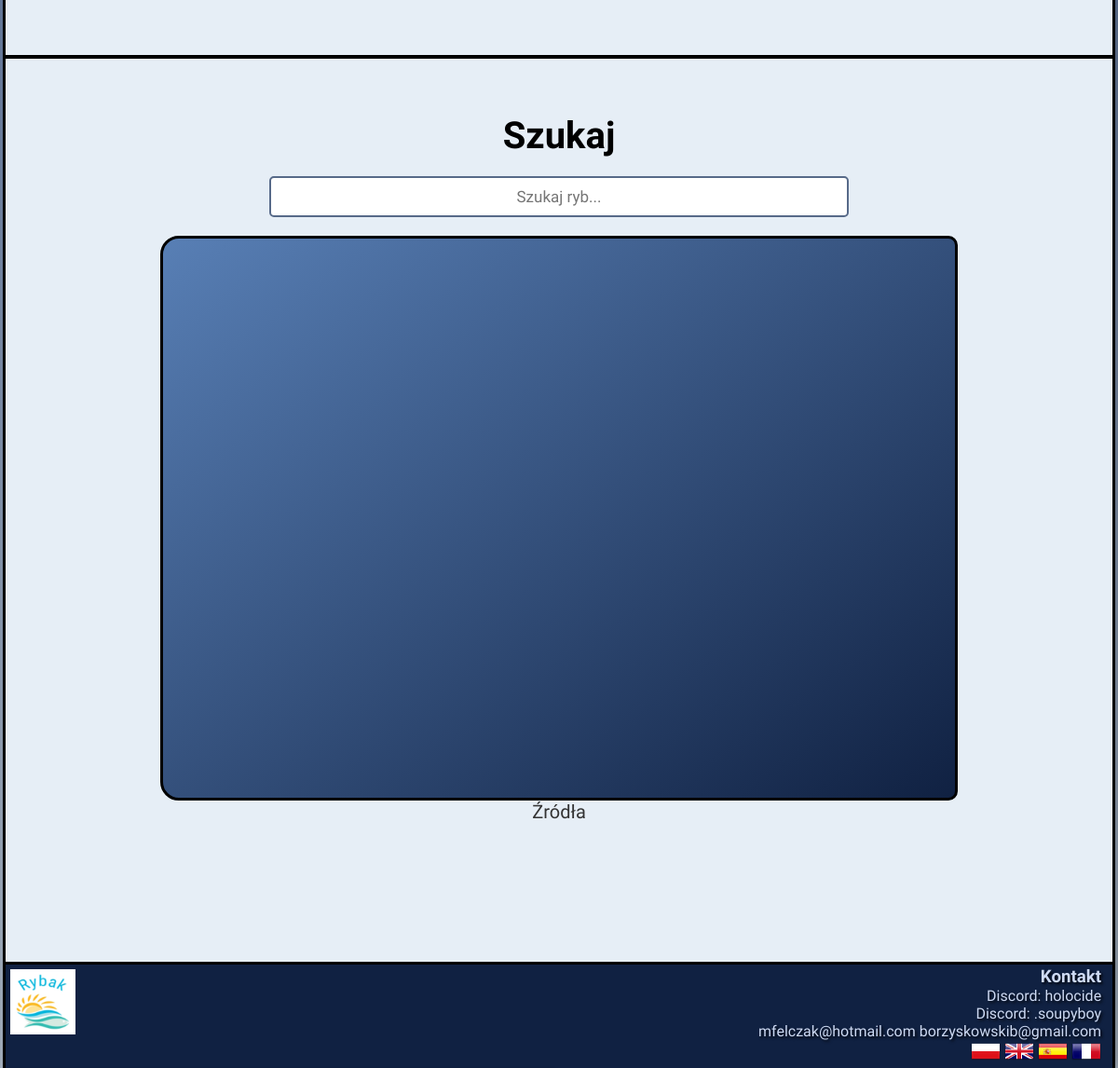
Page /index.php (lower part) on the earlier database version.
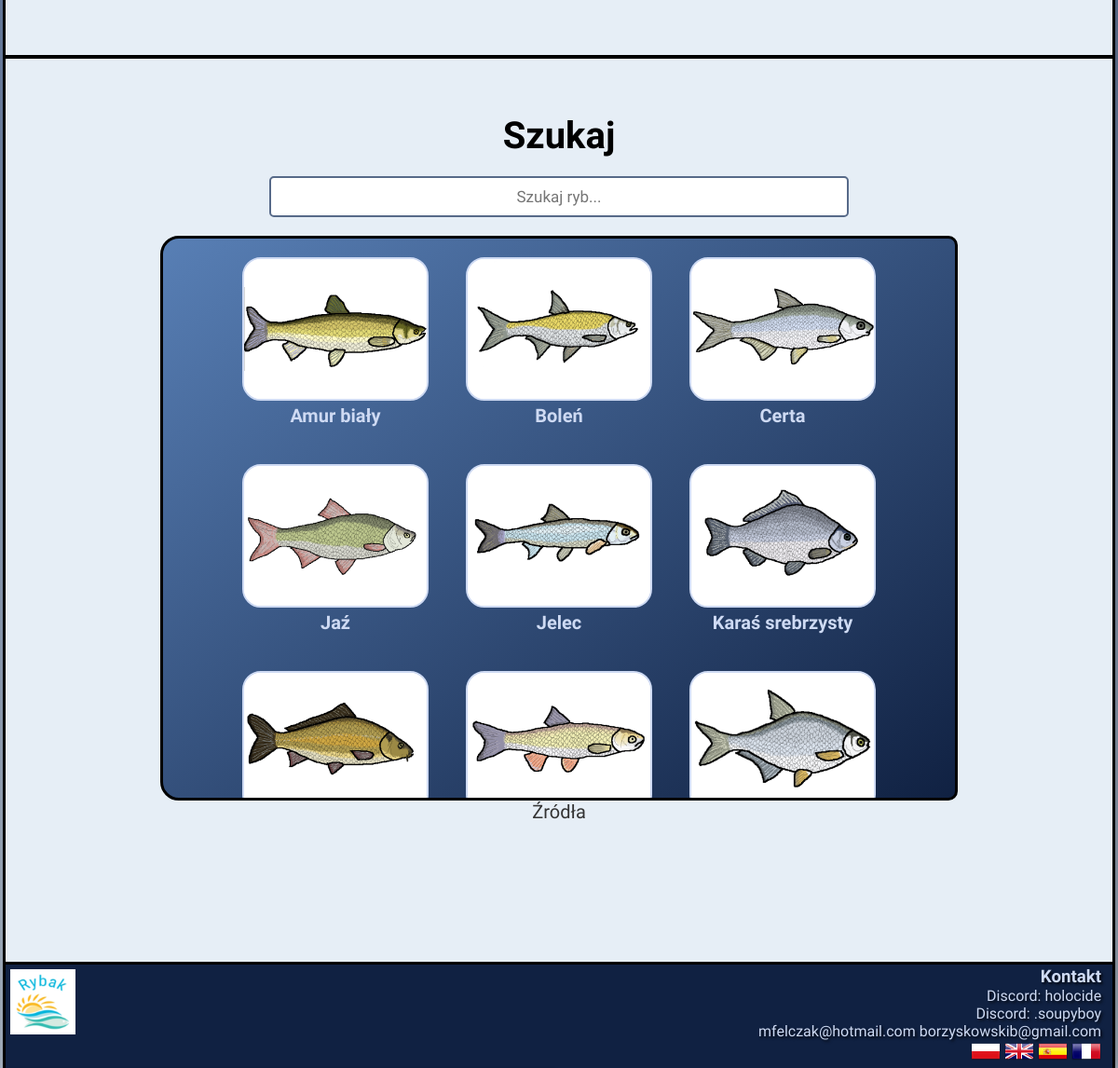
Same page on the later database version.
### tables this page shows
CREATE TABLE `fish` (
  `fishID` smallint(6) NOT NULL,
  `nameLatin` varchar(50) NOT NULL,
  `nameEng` varchar(50) NOT NULL,
  `img` varchar(50) NOT NULL,
  `maxLength` float NOT NULL,
  `maxWeight` float NOT NULL,
  `recordWeight` float DEFAULT NULL,
  `protect` smallint(6) DEFAULT NULL,
  `protectPoss` mediumint(9) DEFAULT NULL,
  `appearImg` varchar(500) NOT NULL,
  `additionalPixels` smallint(6) NOT NULL DEFAULT 0,
  `width` smallint(6) NOT NULL,
  `margin` smallint(6) NOT NULL
);

CREATE TABLE `fishdesc_pl` (
  `fishID` smallint(6) NOT NULL,
  `name` varchar(50) NOT NULL,
  `desc` varchar(2000) NOT NULL,
  `chara` varchar(2000) NOT NULL,
  `reprod` varchar(2000) NOT NULL,
  `appear` varchar(2000) NOT NULL
);

### languages.php (called while the page is built, shortened)
<?php $languages = [
    'pl' => [
      'name' => 'Polish',
      'flag' => $baseUrl.'/images/flag-pl.png'
    ],
    'en' => [
        'name' => 'English',
        'flag' => $baseUrl.'/images/flag-en.png'
    ],
    'es' => [
        'name' => 'Spanish',
        'flag' => $baseUrl.'/images//flag-es.png'
    ],
    'fr' => [
        'name' => 'French',
        'flag' => $baseUrl.'/images//flag-fr.png'
    ]
];
$selectedLanguage = $_SESSION['language'] ?? 'pl';
function translate($key) {
  global $selectedLanguage, $translations;
  if (isset($translations[$selectedLanguage][$key])) {
      return $translations[$selectedLanguage][$key];
  }
  return $key;
}

### search-tool.php (the view, shortened to what this page needs)
<?php $baseUrl = '';
if ($_SERVER['REQUEST_URI'] !== '/') {
    $baseUrl = rtrim(dirname($_SERVER['SCRIPT_NAME']), '/');
}?>
<link href="<?php echo $baseUrl; ?>/search-tool.css" rel="stylesheet" />
<div class="search-tool">
    <div class="fish-container">
        <h2><?php echo translate('search'); ?></h2>
        <div class="search-container">
            <input type="text" id="search" placeholder=<?php echo "'".translate('search-fish')."'"; ?>>
        </div>
        <div class="fish-tool">
            <div class="fish-list">
                <?php
               $db = mysqli_connect("localhost","root","","rybak");
               $sql1 = "SELECT fish.*, fishdesc_".$selectedLanguage.".*
               FROM fish
               INNER JOIN fishdesc_".$selectedLanguage." ON fish.fishID = fishdesc_".$selectedLanguage.".fishID
               ORDER BY fishdesc_".$selectedLanguage.".name ASC";
               $result = $db->query($sql1);
                    while ($row = $result->fetch_assoc()) {
                        $description = $row['desc'];
                        $image = $row['img'];
                        $fishName = $row['name'];
                        echo "<div class='fish-item' data-description='{$description}'>";
                        echo "<a href='ryba.php?id=".$row['fishID']."&lang=".$selectedLanguage."'>";
                        echo "<img src='".$baseUrl.$image."'>";
                        echo "<div class='fish-name'>{$fishName}</div>";
                        echo "</a>";
                        echo "</div>";
                    }
                ?>
           </div>
          </div>
        <div>
            <a class="zrodla" href="<?php echo $baseUrl; ?>/zrodla.php?lang=<?php echo $selectedLanguage?>"><?php echo translate('sources'); ?></a>
          </div>
        </div>
      </div>

### index.php (shortened to what this page needs)
<?php $baseUrl = '';
if ($_SERVER['REQUEST_URI'] !== '/') {
    $baseUrl = rtrim(dirname($_SERVER['SCRIPT_NAME']), '/');
}
include ('languages.php');
?>
<!DOCTYPE html>
<html lang=<?php echo "'".$selectedLanguage."'>"?>
  <head>
    <link href="<?php echo $baseUrl; ?> /style.css" rel="stylesheet" />
  </head>
  <body>
    <section class="content-background" style="max-width: 1400px;">
      <div class="about-us">
      </div>
      <hr />
      <?php
        include('search-tool.php');
        include('footer.php');?>
    </section>
  </body>
</html>

### footer.php
<footer>
  <div class="container">
    <h3><?php echo translate('contact'); ?></h3>
    <div>Discord: holocide</div>
    <div>Discord: .soupyboy</div>
    <div>
      <a href="mailto:mfelczak@hotmail.com">mfelczak@hotmail.com</a>
      <a href="mailto:borzyskowskib@gmail.com">borzyskowskib@gmail.com</a>
    </div>
    <?php
    $currentURL = $_SERVER['REQUEST_URI'];
    $newURL = preg_replace('/([&?]lang=[^&]+)/', '', $currentURL);
    if (strpos($newURL, '?') !== false) {
        $newURL .= '&lang='.$selectedLanguage;
    } else {
        $newURL .= '?lang='.$selectedLanguage;
    }
    foreach ($languages as $code => $language) {
      $langURL = $newURL;
      if (strpos($newURL, 'lang=') !== false) {
        $langURL = preg_replace('/([&?]lang=[^&]+)/', '', $newURL);
      }
      $langURL .= '&lang='.$code;
      ?>
      <a href="<?php echo $langURL; ?>">
        <img src="<?php echo $language['flag']; ?>" alt="<?php echo $language['name']; ?>" width="32" height="24">
      </a>
    <?php } ?>
    <a href="<?php echo $newURL; ?>">
      <img src="<?php echo $baseUrl; ?>/images/licensed-image.jpg" alt="Logo" class="footer-image" />
    </a>
  </div>
</footer>

### style.css (style rules this page uses)
* { margin: 0; }
body { font-family: "Oswald", sans-serif; background-image: linear-gradient(to bottom, #1d3b78, #aab6c4); margin: 0; padding: 0; text-align: center; width: 100%; box-sizing: border-box; }
.content-background { background-color: #e6eef6; width: 70%; margin: 0 auto; box-shadow: 6px 6px 20px rgba(0, 0, 0, 0.3); border: 3px solid black; border-top: none; border-bottom: none; }
hr { display: block; unicode-bidi: isolate; margin: 0; overflow: hidden; border-style: solid; border-width: 2px; }
h2 { font-size: 40px; font-weight: 700; }
#search { border: 2px solid #576a89; }
.search-tool { padding: 5%; }
.about-us { padding: 5%; }
footer { background-color: #102142; border-top: 3px solid black; }
.container { position: relative; text-align: right; padding: 2px 1%; color: #cedaf3; text-shadow: 2px 2px 3px rgb(0, 0, 0, 0.8); }
.footer-image { position: absolute; top: 5px; left: 5px; bottom: 5px; right: 5px; height: 70px; width: 70px; }
a { color: #cedaf3; text-decoration: none; }
@media screen and (max-width: 1400px) { .content-background { width: 99%; } }
@media screen and (max-width: 1400px) { .about-us { padding: 5%; } }
@media screen and (max-width: 1400px) { .search-tool { padding: 5%; } }
@media screen and (max-width: 1400px) { .fish-item { margin: 10px; } }

### search-tool.css (style rules this page uses)
.search-container { display: flex; justify-content: center; margin-top: 20px; }
.search-container input[type="text"] { padding: 10px; font-family: "Oswald", sans-serif; font-weight: 300; border: none; font-size: 17px; width: 70%; border-radius: 5px; text-align: center; }
.fish-container { width: 80%; margin: 0 auto; height: 850px; }
.search-container { text-align: center; margin-bottom: 20px; }
.fish-item { width: 200px; margin: 20px; text-align: center; border-radius: 5px 0 0 5px; }
.fish-item img { box-sizing: border-box; width: 100%; border-radius: 20px; border: 2px solid #cedaf3; background-color: white; }
.fish-name { font-size: 20px; font-weight: bold; color: #cedaf3; }
.fish-list { display: flex; flex-wrap: wrap; justify-content: center; border-radius: 20px; max-height: 600px; overflow-y: auto; }
.fish-tool { justify-content: center; padding: 0; background-image: linear-gradient(to left top, #102142, #587fb5); border: 3px solid black; border-radius: 20px 10px 10px 20px; height: 600px; }
.zrodla { color: #333; margin-top: 10px; font-size: 20px; }

Differences in the rows shown:
now on this page (row edited): fish: img (picture), fishdesc_pl.name "Amur biały"
now on this page (row edited): fish: img (picture), fishdesc_pl.name "Boleń"
now on this page (row edited): fish: img (picture), fishdesc_pl.name "Certa"
now on this page (row edited): fish: img (picture), fishdesc_pl.name "Jaź"
now on this page (row edited): fish: img (picture), fishdesc_pl.name "Jelec"
now on this page (row edited): fish: img (picture), fishdesc_pl.name "Karaś srebrzysty"
now on this page (row edited): fish: img (picture)
now on this page (row edited): fish: img (picture)
now on this page (row edited): fish: img (picture)
